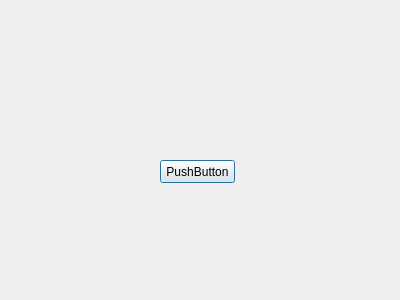
<?xml version="1.0" encoding="UTF-8"?>
<ui version="4.0">
 <class>MainFrame</class>
 <widget class="QDialog" name="MainFrame">
  <property name="geometry">
   <rect>
    <x>0</x>
    <y>0</y>
    <width>400</width>
    <height>300</height>
   </rect>
  </property>
  <property name="windowTitle">
   <string>MainFrame</string>
  </property>
  <widget class="QPushButton" name="pushButton">
   <property name="geometry">
    <rect>
     <x>160</x>
     <y>160</y>
     <width>75</width>
     <height>23</height>
    </rect>
   </property>
   <property name="text">
    <string>PushButton</string>
   </property>
  </widget>
 </widget>
 <layoutdefault spacing="6" margin="11"/>
 <resources/>
 <connections/>
</ui>
